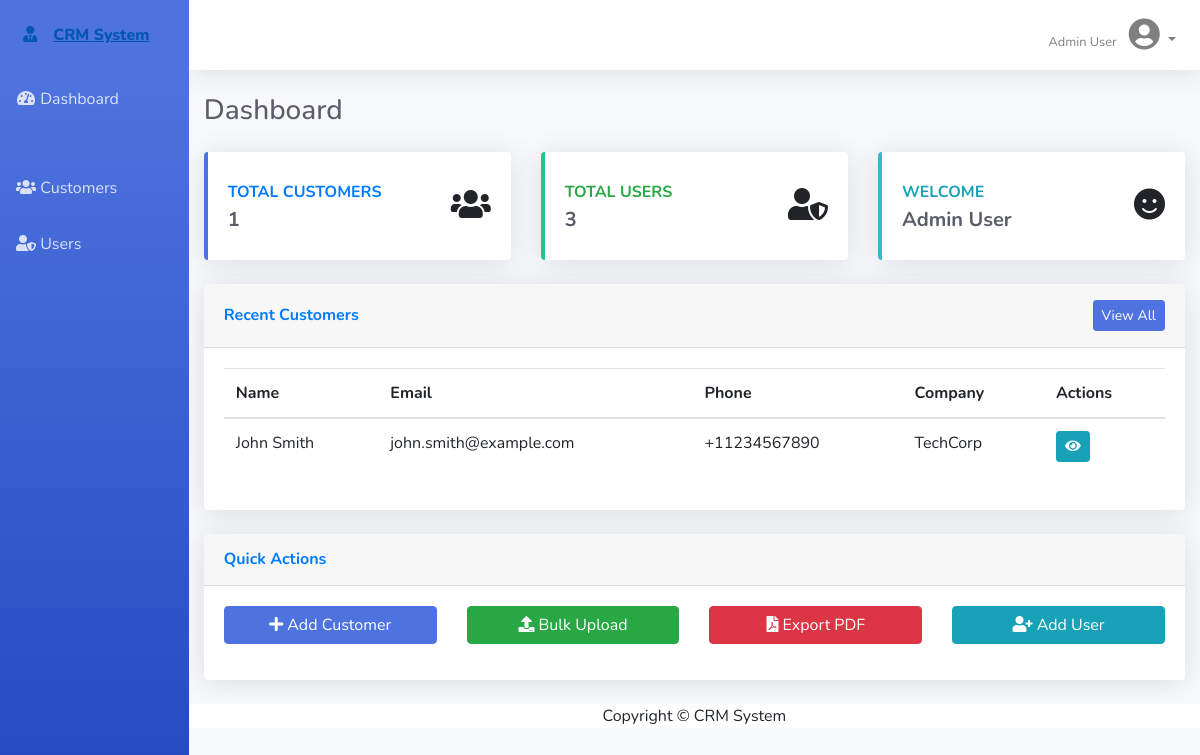
The app's page / (signed in), older data.
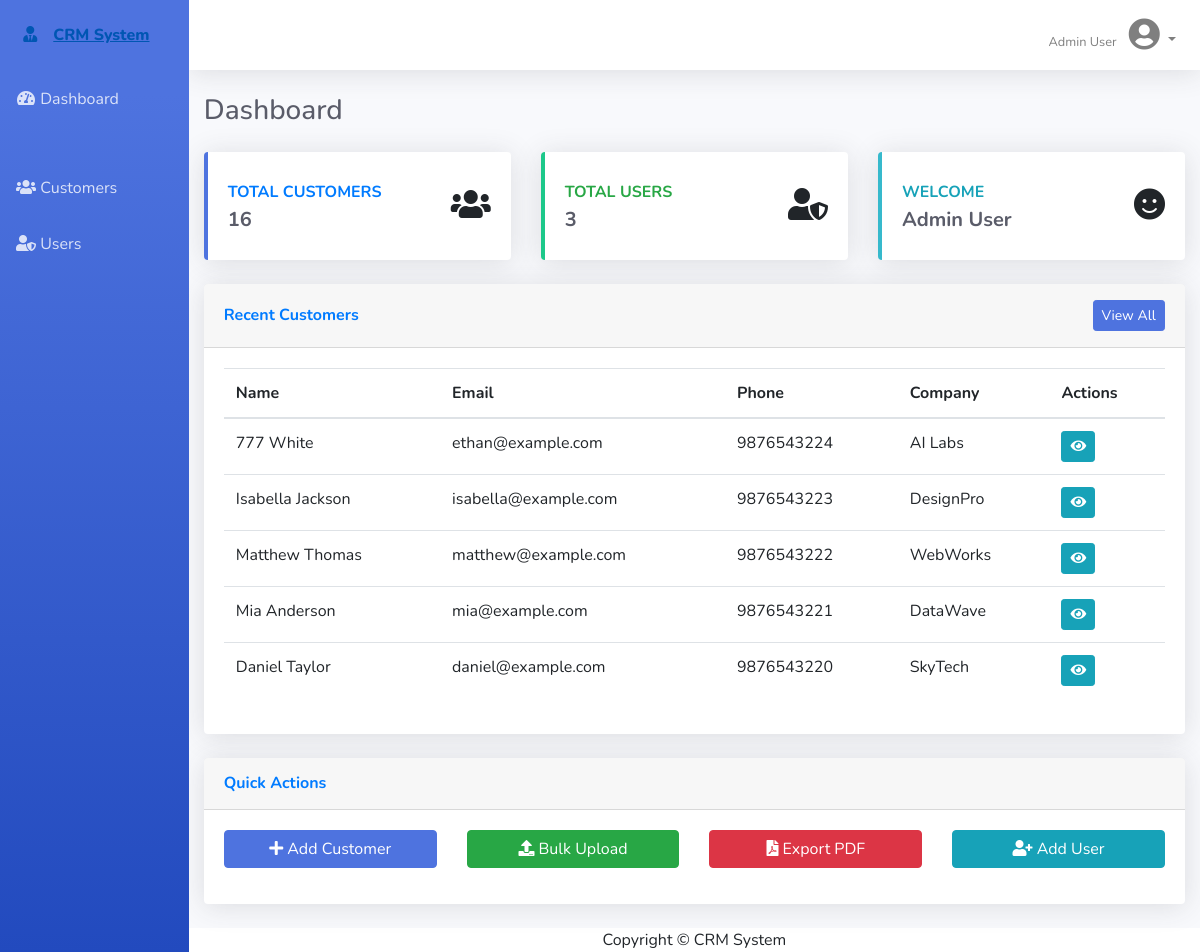
The same page, newer data.
### customers/models.py (models this page shows, shortened)
class Customer(models.Model):
    first_name = models.CharField(max_length=100)
    last_name = models.CharField(max_length=100)
    email = models.EmailField(unique=True)
    phone_regex = RegexValidator(
    regex=r'^(\+91)?[6-9]\d{9}$',
    message="Enter a valid Indian mobile number (10 digits, optional +91).")
    phone = models.CharField(
        validators=[phone_regex],
        max_length=13,
        blank=True
    )
    address = models.TextField(blank=True)
    city = models.CharField(max_length=100, blank=True)
    state = models.CharField(max_length=100, blank=True)
    country = models.CharField(max_length=100, blank=True)
    postal_code = models.CharField(max_length=20, blank=True)
    image = models.ImageField(upload_to='customer_images/', blank=True, null=True)
    company = models.CharField(max_length=200, blank=True)
    notes = models.TextField(blank=True)
    created_at = models.DateTimeField(auto_now_add=True)
    updated_at = models.DateTimeField(auto_now=True)
    created_by = models.ForeignKey(User, on_delete=models.SET_NULL, null=True, related_name='customers_created')
    class Meta:
        ordering = ['-created_at']
        verbose_name = 'Customer'
        verbose_name_plural = 'Customers'
    def get_full_name(self):
        return f"{self.first_name} {self.last_name}"

### customers/views.py (the view)
# urls.py: path('', views.dashboard, name='dashboard'),
@login_required(login_url='login')
def dashboard(request):
    total_customers = Customer.objects.count()
    total_users = User.objects.count()
    recent_customers = Customer.objects.all()[:5]
    context = {
        'total_customers': total_customers,
        'total_users': total_users,
        'recent_customers': recent_customers,
    }
    return render(request, 'customers/dashboard.html', context)

### customers/templates/customers/dashboard.html (shortened to what the changed rows need)
{% extends 'customers/base.html' %}
{% block page_header %}
<div class="d-sm-flex align-items-center justify-content-between mb-4">
    <h1 class="h3 mb-0 text-gray-800">Dashboard</h1>
</div>
{% endblock %}
{% block content %}
<div class="row">
    <div class="col-xl-4 col-md-6 mb-4">
        <div class="card border-left-primary shadow h-100 py-2">
            <div class="card-body">
                <div class="row no-gutters align-items-center">
                    <div class="col mr-2">
                        <div class="text-xs font-weight-bold text-primary text-uppercase mb-1">
                            Total Customers
                        </div>
                        <div class="h5 mb-0 font-weight-bold text-gray-800">{{ total_customers }}</div>
                    </div>
                </div>
            </div>
        </div>
    </div>
</div>
<div class="row">
    <div class="col-lg-12">
        <div class="card shadow mb-4">
            <div class="card-body">
                {% if recent_customers %}
                    <div class="table-responsive">
                        <table class="table table-hover">
                            <thead>
                                <tr>
                                    <th>Name</th>
                                    <th>Email</th>
                                    <th>Phone</th>
                                    <th>Company</th>
                                    <th>Actions</th>
                                </tr>
                            </thead>
                            <tbody>
                                {% for customer in recent_customers %}
                                <tr>
                                    <td>{{ customer.get_full_name }}</td>
                                    <td>{{ customer.email }}</td>
                                    <td>{{ customer.phone|default:"N/A" }}</td>
                                    <td>{{ customer.company|default:"N/A" }}</td>
                                    <td>
                                        <a href="{% url 'customer_detail' customer.pk %}" class="btn btn-sm btn-info">
                                            <i class="fas fa-eye"></i>
                                        </a>
                                    </td>
                                </tr>
                                {% endfor %}
                            </tbody>
                        </table>
                    </div>
                {% else %}
                    <p class="text-center text-muted mb-0">No customers yet. <a href="{% url 'customer_add' %}">Add your first customer</a></p>
                {% endif %}
            </div>
        </div>
    </div>
</div>
{% endblock %}

Row changes from the older to the newer data that the page shows:
no longer on this page (row unchanged): Customer: get_full_name "John Smith", email "john.smith@example.com", phone "+11234567890", company "TechCorp"
added Customer: get_full_name "777 White", email "ethan@example.com", phone "9876543224", company "AI Labs"
added Customer: get_full_name "Isabella Jackson", email "isabella@example.com", phone "9876543223", company "DesignPro"
added Customer: get_full_name "Matthew Thomas", email "matthew@example.com", phone "9876543222", company "WebWorks"
added Customer: get_full_name "Mia Anderson", email "mia@example.com", phone "9876543221", company "DataWave"
added Customer: get_full_name "Daniel Taylor", email "daniel@example.com", phone "9876543220", company "SkyTech"
Text that changed along with them:
{{ total_customers }}: "1" → "16"
